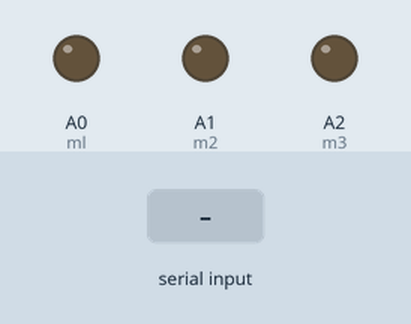
This sketch was run on a simulated Arduino Uno, built with avr-gcc and run on an emulated ATmega328P. On the bench: output pins drawn as LEDs (lit = HIGH). Inputs (shaded band) come from the test bench. What the sketch prints to the serial monitor is not drawn.

Above: at 1.2 s.
1.3 s: "p" received over Serial
At 2.7 s:
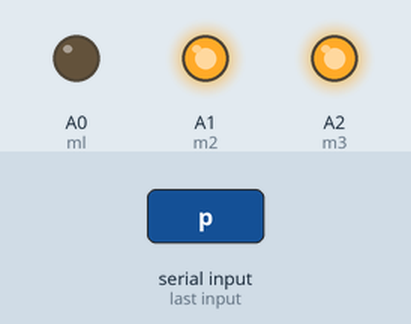
3.8 s: "s" received over Serial
At 5.7 s:
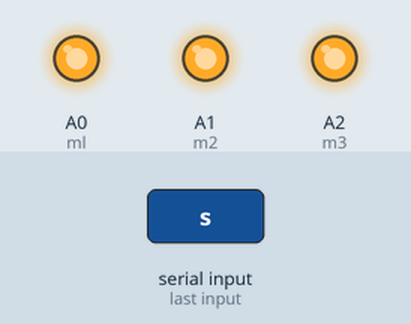
6.3 s: "n" received over Serial
At 7.6 s:
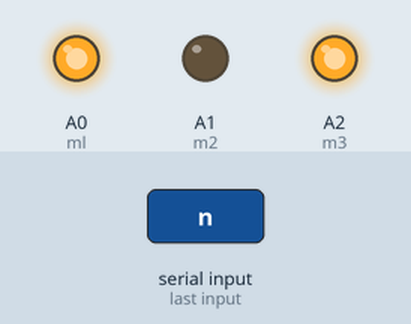
8.8 s: "h" received over Serial
At 10.7 s:
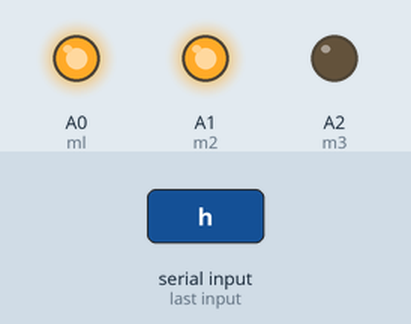
11.3 s: "f" received over Serial
At 12.6 s:
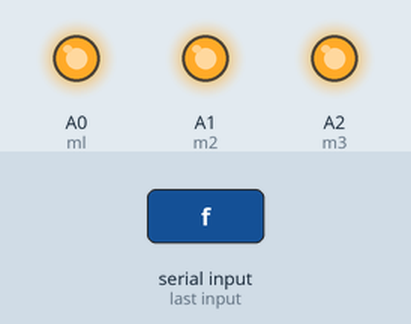
13.8 s: "a" received over Serial
At 15.8 s:
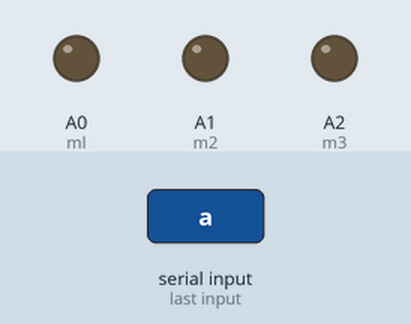
Timing chart, 0 to 17.3 s (numbered marks = the images above; inputs shaded):
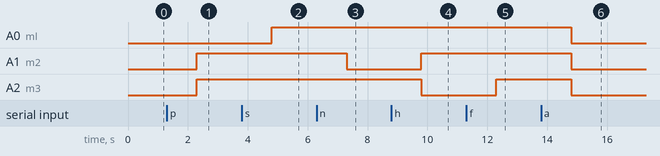

Measured:
- after the input at 1.3 s, A1 (m2), A2 (m3): LOW → HIGH after 1.0 s
- after the input at 3.8 s, A0 (ml): LOW → HIGH after 1.0 s
- after the input at 6.3 s, A1 (m2): HIGH → LOW after 1.0 s
- after the input at 8.8 s, A1 (m2): LOW → HIGH after 1.0 s; A2 (m3): HIGH → LOW after 1.0 s
- after the input at 11.3 s, A2 (m3): LOW → HIGH after 1.0 s
- after the input at 13.8 s, A0 (ml), A1 (m2), A2 (m3): HIGH → LOW after 1.0 s

The sketch:

Arduino_Home_Automation_dengan_Bluetooth.ino
```cpp
int ml=A0;
int m2=A1;
int m3=A2;
int h=255;
int l=0;
String motion;

void setup() {
  Serial.begin(9600);
  pinMode(ml,OUTPUT);
  pinMode(m2,OUTPUT);
  pinMode(m3,OUTPUT);
}

void loop() {
    Serial.println("Silakan ketik 'p' untuk memutar fan");
    Serial.println("Silakan ketik 's' untuk berhenti fan");
    Serial.println("Silakan ketik 'n' untuk menyala night lamp");
    Serial.println("Silakan ketik 'f' untuk mati night lamp");
    Serial.println("Silakan ketik 'h' untuk menyala light");
    Serial.println("Silakan ketik 'm' untuk mati light");
    Serial.println("Silakan ketik 'a' untuk menyalakan seluruh home automation");
  while(Serial.available()==0){  }

  motion=Serial.readString();
  if(motion=="p") {
  analogWrite(ml,l);
  analogWrite(m2,h);
  analogWrite(m3,h);
  }

  if(motion=="s"){
  analogWrite(ml,h);
  analogWrite(m2,h);
  analogWrite(m3,h);
  }

  if(motion=="n") {
  analogWrite(ml,h);
  analogWrite(m2,l);
  analogWrite(m3,h);
  }

  if(motion=="f"){
  analogWrite(ml,h);
  analogWrite(m2,h);
  analogWrite(m3,h);
  }

   if(motion=="h") {
  analogWrite(ml,h);
  analogWrite(m2,h);
  analogWrite(m3,l);
  }

  if(motion=="m"){
  analogWrite(ml,h);
  analogWrite(m2,h);
  analogWrite(m3,h);
  }

  if(motion=="a"){
  analogWrite(ml,l);
  analogWrite(m2,l);
  analogWrite(m3,l);
  }
  }
```
